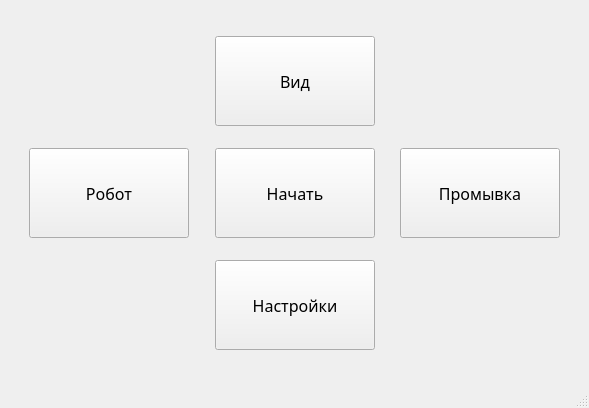
<?xml version="1.0" encoding="UTF-8"?>
<ui version="4.0">
 <class>MainWindow</class>
 <widget class="QMainWindow" name="MainWindow">
  <property name="geometry">
   <rect>
    <x>0</x>
    <y>0</y>
    <width>589</width>
    <height>408</height>
   </rect>
  </property>
  <property name="minimumSize">
   <size>
    <width>480</width>
    <height>320</height>
   </size>
  </property>
  <property name="maximumSize">
   <size>
    <width>4800</width>
    <height>3200</height>
   </size>
  </property>
  <property name="windowTitle">
   <string>MainWindow</string>
  </property>
  <widget class="QWidget" name="centralwidget">
   <layout class="QVBoxLayout" name="verticalLayout_2">
    <item>
     <spacer name="verticalSpacer_4">
      <property name="orientation">
       <enum>Qt::Vertical</enum>
      </property>
      <property name="sizeType">
       <enum>QSizePolicy::Fixed</enum>
      </property>
      <property name="sizeHint" stdset="0">
       <size>
        <width>456</width>
        <height>27</height>
       </size>
      </property>
     </spacer>
    </item>
    <item>
     <layout class="QHBoxLayout" name="horizontalLayout">
      <item>
       <spacer name="horizontalSpacer">
        <property name="orientation">
         <enum>Qt::Horizontal</enum>
        </property>
        <property name="sizeHint" stdset="0">
         <size>
          <width>20</width>
          <height>234</height>
         </size>
        </property>
       </spacer>
      </item>
      <item>
       <widget class="QPushButton" name="button_robot">
        <property name="minimumSize">
         <size>
          <width>160</width>
          <height>90</height>
         </size>
        </property>
        <property name="font">
         <font>
          <family>Siemens AD Sans</family>
          <pointsize>12</pointsize>
          <weight>50</weight>
          <bold>false</bold>
         </font>
        </property>
        <property name="text">
         <string>Робот</string>
        </property>
       </widget>
      </item>
      <item>
       <spacer name="horizontalSpacer_3">
        <property name="orientation">
         <enum>Qt::Horizontal</enum>
        </property>
        <property name="sizeHint" stdset="0">
         <size>
          <width>13</width>
          <height>234</height>
         </size>
        </property>
       </spacer>
      </item>
      <item>
       <layout class="QVBoxLayout" name="verticalLayout">
        <item>
         <widget class="QPushButton" name="button_view">
          <property name="minimumSize">
           <size>
            <width>160</width>
            <height>90</height>
           </size>
          </property>
          <property name="font">
           <font>
            <family>Siemens AD Sans</family>
            <pointsize>12</pointsize>
            <weight>50</weight>
            <bold>false</bold>
           </font>
          </property>
          <property name="text">
           <string>Вид</string>
          </property>
         </widget>
        </item>
        <item>
         <spacer name="verticalSpacer">
          <property name="orientation">
           <enum>Qt::Vertical</enum>
          </property>
          <property name="sizeHint" stdset="0">
           <size>
            <width>20</width>
            <height>40</height>
           </size>
          </property>
         </spacer>
        </item>
        <item>
         <widget class="QPushButton" name="button_start">
          <property name="minimumSize">
           <size>
            <width>160</width>
            <height>90</height>
           </size>
          </property>
          <property name="font">
           <font>
            <family>Siemens AD Sans</family>
            <pointsize>12</pointsize>
            <weight>50</weight>
            <bold>false</bold>
           </font>
          </property>
          <property name="text">
           <string>Начать</string>
          </property>
         </widget>
        </item>
        <item>
         <spacer name="verticalSpacer_2">
          <property name="orientation">
           <enum>Qt::Vertical</enum>
          </property>
          <property name="sizeHint" stdset="0">
           <size>
            <width>20</width>
            <height>40</height>
           </size>
          </property>
         </spacer>
        </item>
        <item>
         <widget class="QPushButton" name="button_settings">
          <property name="minimumSize">
           <size>
            <width>160</width>
            <height>90</height>
           </size>
          </property>
          <property name="font">
           <font>
            <family>Siemens AD Sans</family>
            <pointsize>12</pointsize>
            <weight>50</weight>
            <bold>false</bold>
           </font>
          </property>
          <property name="text">
           <string>Настройки</string>
          </property>
         </widget>
        </item>
       </layout>
      </item>
      <item>
       <spacer name="horizontalSpacer_4">
        <property name="orientation">
         <enum>Qt::Horizontal</enum>
        </property>
        <property name="sizeHint" stdset="0">
         <size>
          <width>13</width>
          <height>234</height>
         </size>
        </property>
       </spacer>
      </item>
      <item>
       <widget class="QPushButton" name="button_cip">
        <property name="minimumSize">
         <size>
          <width>160</width>
          <height>90</height>
         </size>
        </property>
        <property name="font">
         <font>
          <family>Siemens AD Sans</family>
          <pointsize>12</pointsize>
          <weight>50</weight>
          <bold>false</bold>
         </font>
        </property>
        <property name="text">
         <string>Промывка</string>
        </property>
       </widget>
      </item>
      <item>
       <spacer name="horizontalSpacer_2">
        <property name="orientation">
         <enum>Qt::Horizontal</enum>
        </property>
        <property name="sizeHint" stdset="0">
         <size>
          <width>20</width>
          <height>234</height>
         </size>
        </property>
       </spacer>
      </item>
     </layout>
    </item>
    <item>
     <spacer name="verticalSpacer_3">
      <property name="orientation">
       <enum>Qt::Vertical</enum>
      </property>
      <property name="sizeType">
       <enum>QSizePolicy::Fixed</enum>
      </property>
      <property name="sizeHint" stdset="0">
       <size>
        <width>456</width>
        <height>27</height>
       </size>
      </property>
     </spacer>
    </item>
   </layout>
  </widget>
  <widget class="QMenuBar" name="menubar">
   <property name="geometry">
    <rect>
     <x>0</x>
     <y>0</y>
     <width>589</width>
     <height>26</height>
    </rect>
   </property>
  </widget>
  <widget class="QStatusBar" name="statusbar"/>
 </widget>
 <resources/>
 <connections/>
</ui>
